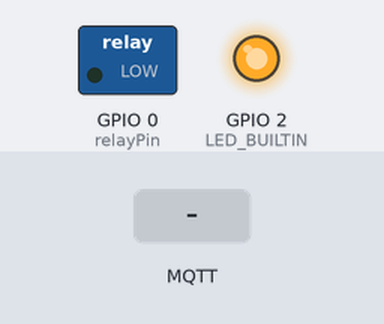
A sketch run on a simulated ESP8266 (NodeMCU). On the bench: switched loads named in the sketch (green lamp = pin HIGH), output pins drawn as LEDs (lit = HIGH, except the on-board LED, lit = LOW). The test bench sets the inputs (shaded band). WiFi joins after 1.5 s; servers stay silent unless stated; network time is answered at once with the bench clock; the local clock reads 2024-03-15 10:24:30 at power-on unless the sketch sets it; storage starts empty; no MQTT or app messages arrive unless stated; what the sketch prints to the serial monitor is not drawn.

Above: at 5.2 s.
5.3 s: MQTT message "off" arrives on the first subscribed topic
At 6.4 s:
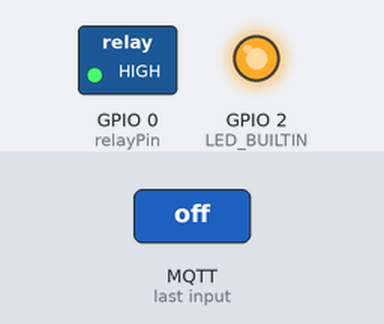
6.8 s: MQTT message "on" arrives on the first subscribed topic
At 7.6 s:
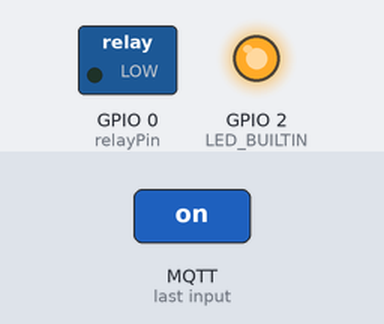
Timing chart, 0 to 9.8 s (numbered marks = the images above; inputs shaded):
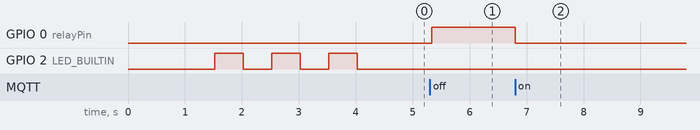

Measured:
- after the input at 5.3 s, GPIO 0 (relayPin): LOW → HIGH at once
- after the input at 6.8 s, GPIO 0 (relayPin): HIGH → LOW at once

The sketch:

ESP-01S_relay_for_electric_blanket.ino
```cpp
#include<ESP8266WiFi.h>
#include<ESPAsyncWebServer.h>
#include<ESPAsyncTCP.h>
#include<FS.h>
#include<PubSubClient.h>
#include<Ticker.h>
#include<NTPClient.h>
#include<WiFiUdp.h>

//ESP-01S
#define relayPin 0// relay connected to  GPIO0

const char* ssid="ZYXEL_1F";
const char* password="C1470A9A";
const char* mqttServer="UBUNTU.local";
String getCommandTime="None";
const int days_of_leap_year[]={31,29,31,30,31,30,31,31,30,31,30,31};
const int days_of_normal_year[]={31,28,31,30,31,30,31,31,30,31,30,31};

// Set web server port number to 80
AsyncWebServer server(80);
WiFiClient wifiClient;
PubSubClient mqttClient(wifiClient);
Ticker ticker;
WiFiUDP ntpUDP;
NTPClient timeClient(ntpUDP, "europe.pool.ntp.org", 3600, 60000);

void sendStatus()
{
  if(digitalRead(relayPin)==HIGH)
  {
    mqttClient.publish("blanket/relay","off");
  }
  else
  {
    mqttClient.publish("blanket/relay","on");
  }
}

void getCurrentDate()
{
  timeClient.update();
  //getCommandTime=timeClient.getFormattedTime();
  unsigned long epochTime = timeClient.getEpochTime();
  //1970,1971,1973為平年, 1972為閏年,以此類推
  //計算年
  unsigned int remainder_of_4_years=epochTime%((365*24*60*60*3)+(366*24*60*60));  //計算每四年為一單位的餘數
  unsigned int years=int(((epochTime-remainder_of_4_years)/((365*24*60*60*3)+(365*24*60*60)))*4)+1970;
  int isLeapYear=0;
  //判斷是否潤年  將epochTime減至未滿一年
  if(remainder_of_4_years<(365*24*60*60))//未滿一年
  {
    epochTime=remainder_of_4_years;
    isLeapYear=0;
  }
  else if(remainder_of_4_years>(365*24*60*60)&&remainder_of_4_years<(365*24*60*60*2))//未滿兩年
  {
    epochTime=remainder_of_4_years-(365*24*60*60);
    isLeapYear=0;
    years=years+1;
  }
  else if(remainder_of_4_years>(365*24*60*60*2)&&remainder_of_4_years<(365*24*60*60*2)+(366*24*60*60))//未滿三年
  {
    epochTime=remainder_of_4_years-(365*24*60*60*2);
    isLeapYear=1;
    years=years+2;
  }
  else//未滿四年
  {
    epochTime=remainder_of_4_years-((365*24*60*60*2)+(366*24*60*60));
    isLeapYear=0;
    years=years+3;
  }

  unsigned int months=0; //計算月
  if(isLeapYear==1)
  {
    while(epochTime>(days_of_leap_year[months]*24*60*60))
    {
      epochTime=epochTime-(days_of_leap_year[months]*24*60*60);
      months=months+1;
    }
  }
  else
  {
    while(epochTime>(days_of_normal_year[months]*24*60*60))
    {
      epochTime=epochTime-(days_of_normal_year[months]*24*60*60);
      months=months+1;
    }
  }

  unsigned int date=0;
  while(epochTime>(24*60*60))
  {
    epochTime=epochTime-(24*60*60);
    date+=1;
  }

  unsigned int hour=0;
  while(epochTime>(60*60))
  {
    epochTime=epochTime-(60*60);
    hour+=1;
  }

  unsigned int minute=0;
  while(epochTime>60)
  {
    epochTime=epochTime-60;
    minute+=1;
  }

  unsigned int sec=epochTime;
  //Serial.printf("years:%d\nmonth:%d\ndate:%d\nhour:%d\nminute:%d\nsec:%d\n",years,months+1,date+1,hour,minute,sec);
  getCommandTime=String(years)+"/"+String(months+1)+"/"+String(date+1)+" "+String(hour)+":"+String(minute)+":"+String(sec);
}


void receivedCMD(char* topic, byte* payload, unsigned int noChar)
{
  String cmd="";
  for(int i=0;i<noChar;i++)
  {
    cmd+=(char)payload[i];

  }
  //Serial.println(topic);
  //Serial.printf("payload:%u\n no boChar:%u\n",payload,noChar);
  Serial.printf("cmd:%s\n",cmd.c_str());

  getCurrentDate();

  if(cmd=="off")
  {
    digitalWrite(relayPin,HIGH);
  }
  else if(cmd=="on")
  {
    digitalWrite(relayPin,LOW);
  }
  else
  {
    //Serial.println("invalid command");
  }
}

void setup()
{
  pinMode(relayPin,OUTPUT);
  pinMode(LED_BUILTIN,OUTPUT);

  Serial.begin(115200);

  if(!SPIFFS.begin())
  {
    Serial.println("SPIFFS is broken");
    return;
  }
  // Connect to Wi-Fi network with SSID and password
  WiFi.mode(WIFI_STA);
  //WiFi.hostname("ESP-01S_CAT_FAN_RELAY_V2");
  WiFi.hostname("小心心的繼電器");
  Serial.printf("Connecting to %s\n",ssid);
  WiFi.begin(ssid, password);
  while (WiFi.status() != WL_CONNECTED) {
    delay(500);
    Serial.print(".");
  }
  // Print local IP address and start web server
  Serial.println("");
  Serial.println("WiFi connected.");
  Serial.printf("IP address: %s\n",WiFi.localIP().toString().c_str());

  server.serveStatic("/",SPIFFS,"/www/").setDefaultFile("index.html");
  server.serveStatic("/img",SPIFFS,"/www/img/");
  server.serveStatic("/favicon.ico",SPIFFS,"/www/favicon.ico");

  server.on("/state",HTTP_GET,[](AsyncWebServerRequest * req){
    if(digitalRead(relayPin)==HIGH)
    {
      req->send(200,"text/plain",String("0"));
    }
    else
    {
      req->send(200,"text/plain",String("1"));
    }
    });

  server.on("/sw",HTTP_POST,[](AsyncWebServerRequest * req){
    digitalWrite(relayPin,!digitalRead(relayPin));
    req->send(200);
    });
  server.on("/time",HTTP_GET,[](AsyncWebServerRequest * req){
    req->send(200,"text/plain",getCommandTime);
    });
  server.begin();
  Serial.println("HTTP server started");

  mqttClient.setServer(mqttServer, 1883);
  mqttClient.setCallback(receivedCMD);
  Serial.println("Start MQTT");

  ticker.attach(5,sendStatus);

  timeClient.begin();
  // 設定時區 *60分 * 60秒，例如:
  // GMT +1 = 3600
  // GMT +8 = 28800  台灣時區
  // GMT 0 = 0
  timeClient.setTimeOffset(28800);

  digitalWrite(LED_BUILTIN,HIGH);
  delay(500);
  digitalWrite(LED_BUILTIN,LOW);
  delay(500);
  digitalWrite(LED_BUILTIN,HIGH);
  delay(500);
  digitalWrite(LED_BUILTIN,LOW);
  delay(500);
  digitalWrite(LED_BUILTIN,HIGH);
  delay(500);
  digitalWrite(LED_BUILTIN,LOW);
}

void loop()
{
  while(!mqttClient.connected())
  {
    mqttClient.connect("小心心的繼電器");
    mqttClient.subscribe("blanket/dht11");
  }
  mqttClient.loop();
}
```
